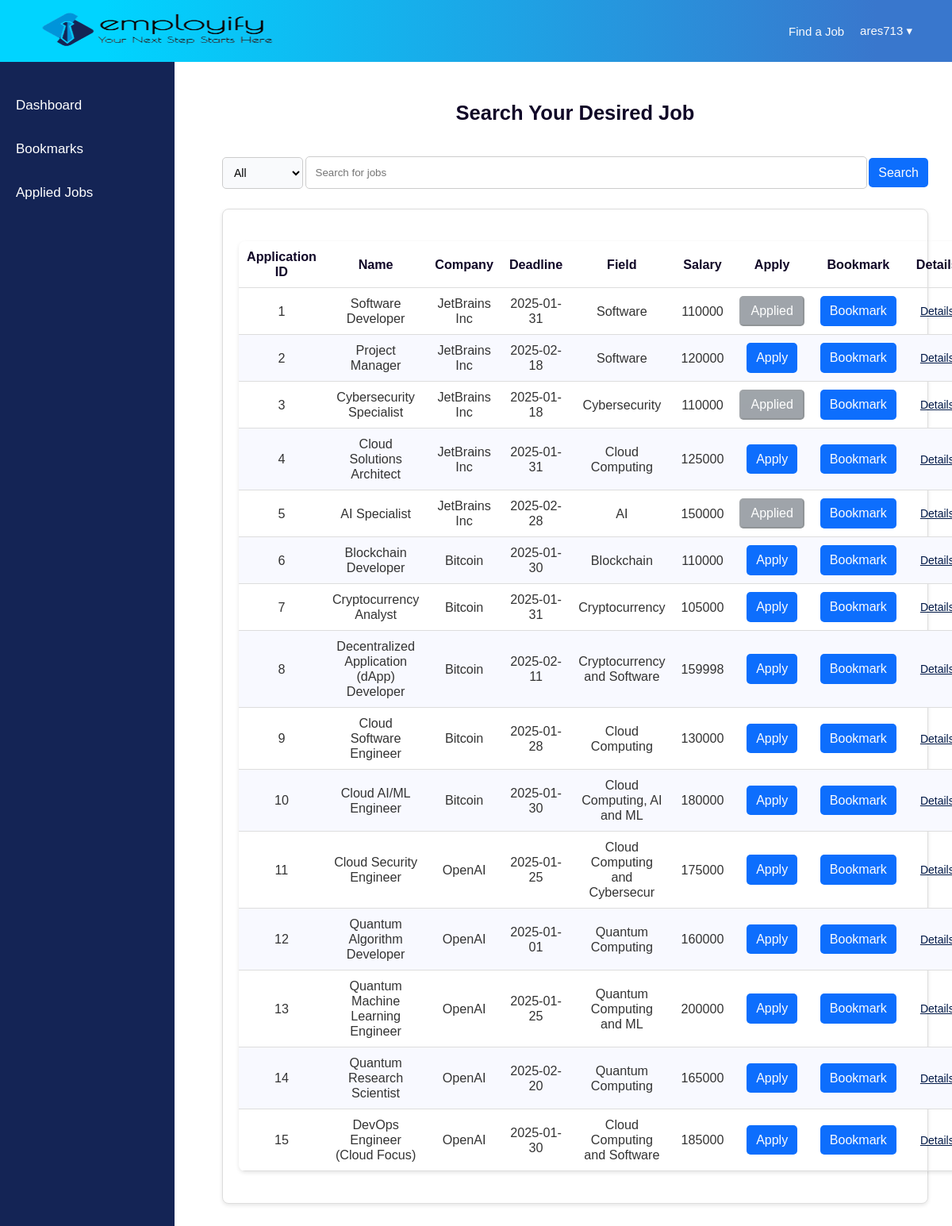
The page /js_search.php (signed in) on the database its author committed.
### tables this page shows
CREATE TABLE `applications` (
  `A_id` int(12) NOT NULL,
  `Name` text NOT NULL,
  `R_id` varchar(12) NOT NULL,
  `Status` tinyint(1) NOT NULL DEFAULT 1 COMMENT 'Active = 1\r\nInactive = 0',
  `Deadline` date NOT NULL,
  `Field` varchar(30) NOT NULL,
  `Posted_Date` date NOT NULL DEFAULT current_timestamp(),
  `Description` text NOT NULL,
  `Salary` int(11) NOT NULL
);

CREATE TABLE `recruiter` (
  `R_id` varchar(12) NOT NULL,
  `FName` text NOT NULL,
  `LName` text NOT NULL,
  `Gender` tinyint(1) NOT NULL COMMENT '0 = Female\r\n1 = Male',
  `Email` varchar(255) NOT NULL,
  `Password` varchar(255) NOT NULL,
  `DoB` date NOT NULL DEFAULT current_timestamp(),
  `CName` varchar(30) DEFAULT NULL COMMENT 'Company Name',
  `CDescription` varchar(30) DEFAULT NULL COMMENT 'Company Description',
  `Contact` int(11) NOT NULL
);

### js_search.php (the view, shortened to what this page needs)
<!DOCTYPE html>
<html lang="en">
<head>
    <link rel="stylesheet" href="style.css" />
</head>
<body>
    <?php include 'includes/js_navbar.php'; ?>
    <?php include 'includes/js_sidebar.php'; ?>
    <main class="search-container">
        <h2>Search Your Desired Job</h2>
        <form action="" method="get" class="search-form">
            <select name="criteria" class="search-select">
                <option value="all"
                    <?php echo (isset($_GET['criteria']) && $_GET['criteria'] === 'all') ? 'selected' : ''; ?>>All
                </option>
            </select>
            <input type="text" name="search"
                value="<?php echo isset($_GET['search']) ? htmlspecialchars($_GET['search']) : ''; ?>"
                class="form-control" placeholder="Search for jobs">
            <button type="submit" class="filter-button">Search</button>
        </form>
        <div class="search-card">
            <table class="search-list">
                <thead>
                    <tr>
                        <th>Application ID</th>
                        <th>Name</th>
                        <th>Company</th>
                        <th>Deadline</th>
                        <th>Field</th>
                        <th>Salary</th>
                        <th>Apply</th>
                        <th>Bookmark</th>
                        <th>Details</th>
                    </tr>
                </thead>
                <tbody>
                    <?php
                    $username = $_SESSION['username'];
                    $criteria = isset($_GET['criteria']) ? $_GET['criteria'] : 'all';
                    $search = isset($_GET['search']) && !empty(trim($_GET['search'])) ? trim($_GET['search']) : null;
                    $query = "SELECT a.*, r.CName,
                                    (SELECT COUNT(*) FROM seeker_seeks ss WHERE ss.S_id = ? AND ss.A_id = a.A_id) AS has_applied,
                                    (SELECT COUNT(*) FROM seeker_bookmarks sb WHERE sb.S_id = ? AND sb.A_id = a.A_id) AS is_bookmarked
                                    FROM applications a
                                    INNER JOIN recruiter r ON a.R_id = r.R_id
                                    WHERE A.status=1";
                    $params = [$username, $username];
                    $types = "ss";
                    $stmt = $con->prepare($query);
                    $stmt->bind_param($types, ...$params);
                    $stmt->execute();
                    $result = $stmt->get_result();
                    ?>
                <tbody>
                    <?php if ($result->num_rows > 0): ?>
                        <?php while ($items = $result->fetch_assoc()): ?>
                            <tr>
                                <td><?= htmlspecialchars($items['A_id']); ?></td>
                                <td><?= htmlspecialchars($items['Name']); ?></td>
                                <td><?= htmlspecialchars($items['CName']); ?></td>
                                <td><?= htmlspecialchars($items['Deadline']); ?></td>
                                <td><?= htmlspecialchars($items['Field']); ?></td>
                                <td><?= htmlspecialchars($items['Salary']); ?></td>
                                <td>
                                    <?php if ($items['has_applied'] > 0): ?>
                                        <button class="applied-button" disabled>Applied</button>
                                    <?php else: ?>
                                        <a href="js_apply.php?A_id=<?= htmlspecialchars($items['A_id']); ?>&criteria=<?= urlencode($criteria); ?>&search=<?= urlencode($search ?? ''); ?>"
                                            class="search-button" name="apply">Apply</a>
                                    <?php endif; ?>
                                </td>
                                <td>
                                    <?php if ($items['is_bookmarked'] > 0): ?>
                                        <button class="applied-button" disabled>Bookmarked</button>
                                    <?php else: ?>
                                        <a href="js_bookmark.php?A_id=<?= htmlspecialchars($items['A_id']); ?>&criteria=<?= urlencode($criteria); ?>&search=<?= urlencode($search ?? ''); ?>"
                                            class="search-button" name="bookmark">Bookmark</a>
                                    <?php endif; ?>
                                </td>
                                <td>
                                    <a href="?A_id=<?= $items['A_id']; ?>#jobDetailsPopup" class="view-button">Details</a>
                                </td>
                            </tr>
                        <?php endwhile; ?>
                    <?php else: ?>
                        <tr>
                            <td colspan="9">No Record Found</td>
                        </tr>
                    <?php endif; ?>
                </tbody>
                </tbody>
            </table>
        </div>
    </main>
</body>
</html>

### style.css (style rules this page uses)
* { margin: 0; padding: 0; box-sizing: border-box; font-family: "Poppins", sans-serif; }
body { margin: 0; padding: 0; width: -webkit-fill-available; height: fit-content; font-family: "Noto Sans", serif; font-size: 17px; color: #100727; z-index: -1; backdrop-filter: blur(2px); position: relative; }
h2 { margin-bottom: 15px; }
a { color: black; text-decoration: none; }
select { margin-bottom: 10px; padding: 10px; border: 1px solid #ddd; border-radius: 10px; width: 100%; font-size: 14px; }
table { width: 100%; border-collapse: collapse; margin: 20px 0; font-size: 0.95em; font-family: Arial, sans-serif; border-radius: 8px; overflow: hidden; box-shadow: 0 2px 5px rgba(0, 0, 0, 0.1); }
th { text-align: center; padding: 10px; border-bottom: 1px solid #ddd; }
td { text-align: center; padding: 10px; border-bottom: 1px solid #ddd; }
tr:nth-child(even) { background-color: #f8f9ff; }
td { color: #333; }
form { display: flex; flex-direction: column; gap: 2.5px; }
input, textarea { width: 100%; padding: 12px; margin: 10px 0; border: 1px solid #ccc; border-radius: 5px; }
.view-button { height: auto; color: #fcfcfd; text-decoration: underline; display: flex; color: #011947; justify-content: center; align-items: center; border: none; padding: auto; font-size: 14px; border-radius: 5px; cursor: pointer; margin: 10px; transition: background-color 0.3s ease; }
.search-container { margin-left: 250px; box-sizing: border-box; display: flex; flex-direction: column; justify-content: space-between; align-items: center; padding: 50px 30px; }
.search-card { background: #ffff; border: 1px solid #ddd; border-radius: 8px; padding: 20px; width: 100%; text-align: center; box-shadow: 0 2px 5px rgba(0, 0, 0, 0.1); }
.search-button { height: 37.5px; max-width: fit-content; background-color: #0d6efd; color: #fcfcfd; text-decoration: none; margin: auto; display: flex; justify-content: center; align-items: center; border: none; padding: 12px; font-size: 16px; border-radius: 5px; cursor: pointer; transition: background-color 0.3s ease; }
.filter-button { height: 37.5px; max-width: fit-content; background-color: #0d6efd; color: #fcfcfd; text-decoration: none; margin-bottom: 10px; display: flex; justify-content: center; align-items: center; border: none; padding: 12px; font-size: 16px; border-radius: 5px; cursor: pointer; margin-top: 10px; transition: background-color 0.3s ease; }
.search-form { display: flex; flex-direction: row; align-items: center; justify-content: flex-start; width: 100%; margin-top: 15px; margin-bottom: 15px; }
.search-select { font-size: 14px; border: 1px solid #ccc; border-radius: 5px; background-color: #f9fafc; cursor: pointer; padding: 10px; width: fit-content; margin-bottom: 0; }
.applied-button:disabled { height: 37.5px; text-decoration: none; display: flex; justify-content: center; align-items: center; padding: 12px; font-size: 16px; border-radius: 5px; background-color: #6c757d; color: #fff; cursor: default; opacity: 0.65; margin: auto; }

### rows shown on the page
applications: A_id "1", Name "Software Developer", R.CName "JetBrains Inc", Deadline "2025-01-31", Field "Software", Salary "110000", shows "Applied"
applications: A_id "2", Name "Project Manager", R.CName "JetBrains Inc", Deadline "2025-02-18", Field "Software", Salary "120000"
applications: A_id "3", Name "Cybersecurity Specialist", R.CName "JetBrains Inc", Deadline "2025-01-18", Field "Cybersecurity", Salary "110000", shows "Applied"
applications: A_id "4", Name "Cloud Solutions Architect", R.CName "JetBrains Inc", Deadline "2025-01-31", Field "Cloud Computing", Salary "125000"
applications: A_id "5", Name "AI Specialist", R.CName "JetBrains Inc", Deadline "2025-02-28", Field "AI", Salary "150000", shows "Applied"
applications: A_id "6", Name "Blockchain Developer", R.CName "Bitcoin", Deadline "2025-01-30", Field "Blockchain", Salary "110000"
applications: A_id "7", Name "Cryptocurrency Analyst", R.CName "Bitcoin", Deadline "2025-01-31", Field "Cryptocurrency", Salary "105000"
applications: A_id "8", Name "Decentralized Application (dApp) Developer", R.CName "Bitcoin", Deadline "2025-02-11", Field "Cryptocurrency and Software", Salary "159998"
applications: A_id "9", Name "Cloud Software Engineer", R.CName "Bitcoin", Deadline "2025-01-28", Field "Cloud Computing", Salary "130000"
applications: A_id "10", Name "Cloud AI/ML Engineer", R.CName "Bitcoin", Deadline "2025-01-30", Field "Cloud Computing, AI and ML", Salary "180000"
applications: A_id "11", Name "Cloud Security Engineer", R.CName "OpenAI", Deadline "2025-01-25", Field "Cloud Computing and Cybersecur", Salary "175000"
applications: A_id "12", Name "Quantum Algorithm Developer", R.CName "OpenAI", Deadline "2025-01-01", Field "Quantum Computing", Salary "160000"
applications: A_id "13", Name "Quantum Machine Learning Engineer", R.CName "OpenAI", Deadline "2025-01-25", Field "Quantum Computing and ML", Salary "200000"
applications: A_id "14", Name "Quantum Research Scientist", R.CName "OpenAI", Deadline "2025-02-20", Field "Quantum Computing", Salary "165000"
applications: A_id "15", Name "DevOps Engineer (Cloud Focus)", R.CName "OpenAI", Deadline "2025-01-30", Field "Cloud Computing and Software", Salary "185000"

### other values the page prints
$username "ares713"
